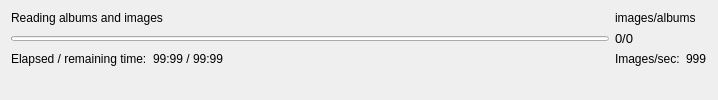
         <widget class="QWidget" name="pnlProgress" native="true">
          <property name="maximumSize">
           <size>
            <width>16777215</width>
            <height>16777215</height>
           </size>
          </property>
          <layout class="QGridLayout" name="gridLayout_18">
           <item row="0" column="0" colspan="2">
            <widget class="QLabel" name="lblProgressTitle">
             <property name="text">
              <string>Reading albums and images</string>
             </property>
            </widget>
           </item>
           <item row="3" column="3">
            <widget class="QLabel" name="lblImagesPerSecDesc">
             <property name="text">
              <string>Images/sec:</string>
             </property>
            </widget>
           </item>
           <item row="3" column="0">
            <widget class="QLabel" name="lblRemainingTimeTitle">
             <property name="text">
              <string>Elapsed / remaining time:</string>
             </property>
            </widget>
           </item>
           <item row="0" column="3" colspan="2">
            <widget class="QLabel" name="lblProgressDesc">
             <property name="text">
              <string>images/albums</string>
             </property>
            </widget>
           </item>
           <item row="3" column="1">
            <widget class="QLabel" name="lblRemainingTime">
             <property name="text">
              <string>99:99 / 99:99</string>
             </property>
            </widget>
           </item>
           <item row="2" column="0" colspan="3">
            <widget class="QProgressBar" name="progressBar">
             <property name="sizePolicy">
              <sizepolicy hsizetype="Expanding" vsizetype="Fixed">
               <horstretch>0</horstretch>
               <verstretch>0</verstretch>
              </sizepolicy>
             </property>
             <property name="maximumSize">
              <size>
               <width>16777215</width>
               <height>5</height>
              </size>
             </property>
             <property name="value">
              <number>0</number>
             </property>
             <property name="textVisible">
              <bool>false</bool>
             </property>
             <property name="format">
              <string>%p%</string>
             </property>
            </widget>
           </item>
           <item row="2" column="3">
            <widget class="QLabel" name="lblProgress">
             <property name="minimumSize">
              <size>
               <width>60</width>
               <height>0</height>
              </size>
             </property>
             <property name="font">
              <font>
               <family>Arial</family>
               <pointsize>10</pointsize>
               <weight>50</weight>
               <bold>false</bold>
              </font>
             </property>
             <property name="text">
              <string>0/0</string>
             </property>
            </widget>
           </item>
           <item row="3" column="2">
            <spacer name="horizontalSpacer_2">
             <property name="orientation">
              <enum>Qt::Horizontal</enum>
             </property>
             <property name="sizeHint" stdset="0">
              <size>
               <width>379</width>
               <height>13</height>
              </size>
             </property>
            </spacer>
           </item>
           <item row="3" column="4">
            <widget class="QLabel" name="lblImagesPerSec">
             <property name="text">
              <string>999</string>
             </property>
            </widget>
           </item>
           <item row="4" column="0">
            <spacer name="verticalSpacer">
             <property name="orientation">
              <enum>Qt::Vertical</enum>
             </property>
             <property name="sizeHint" stdset="0">
              <size>
               <width>20</width>
               <height>20</height>
              </size>
             </property>
            </spacer>
           </item>
          </layout>
         </widget>
